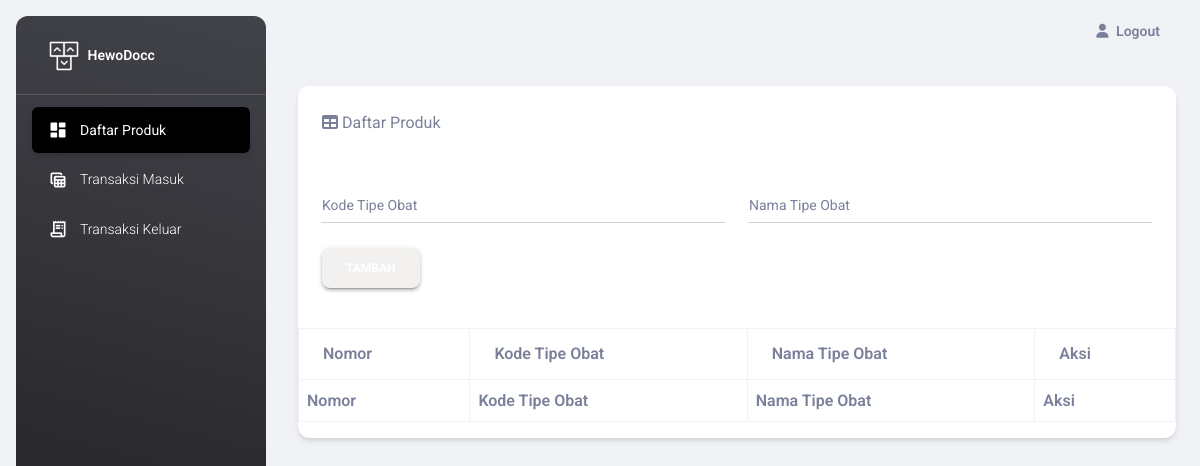
/pages/TipeProduk/index.php, run on an earlier commit of the app's database.
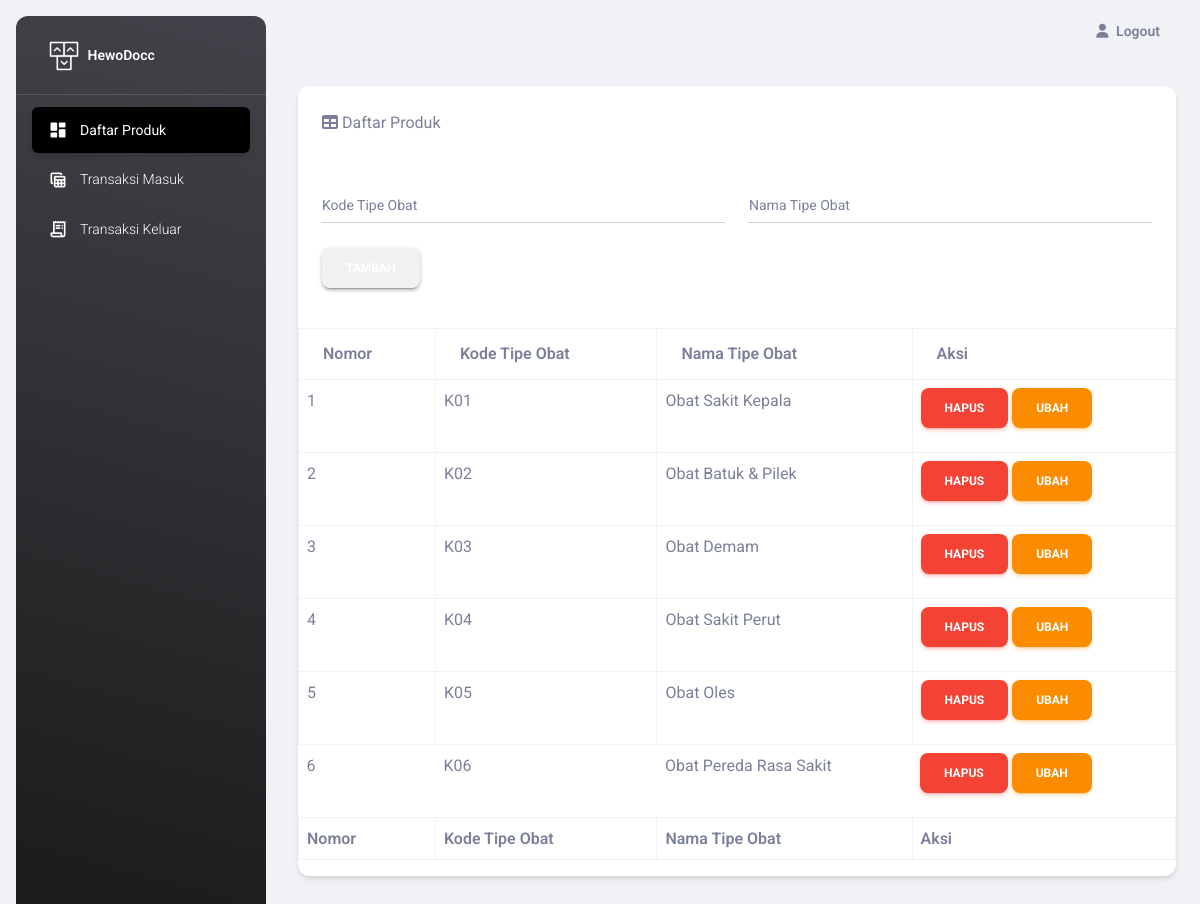
And on a later commit of the database.
### tables this page shows
CREATE TABLE `typeproduk` (
  `idType` varchar(11) NOT NULL,
  `nama` varchar(50) NOT NULL
);

### pages/TipeProduk/index.php (the view, shortened to what this page needs)
<?php
require '../fungsiadmin.php';
$sql = "SELECT * FROM typeproduk";
$query = mysqli_query($conn, $sql);
?>
<!DOCTYPE html>
<html lang="en">
<head>
  <link href="../../assets/css/nucleo-icons.css" rel="stylesheet" />
  <link href="../../assets/css/nucleo-svg.css" rel="stylesheet" />
  <link id="pagestyle" href="../../assets/css/material-dashboard.css?" rel="stylesheet" />
  <link rel="stylesheet" type="text/css" href="https://cdn.datatables.net/1.11.3/css/jquery.dataTables.css">
</head>
<body class="g-sidenav-show  bg-gray-200">
  <aside
    class="sidenav navbar navbar-vertical navbar-expand-xs border-0 border-radius-xl my-3 fixed-start ms-3   bg-gradient-dark"
    id="sidenav-main">
    <div class="sidenav-header">
      <a class="navbar-brand m-0" href="#" target="_blank">
        <img src="../../assets/img/logo-ct.png" class="navbar-brand-img h-100" alt="main_logo">
        <span class="ms-1 font-weight-bold text-white">HewoDocc</span>
      </a>
    </div>
    <hr class="horizontal light mt-0 mb-2">
    <div class="collapse navbar-collapse  w-auto  max-height-vh-100" id="sidenav-collapse-main">
      <ul class="navbar-nav">
        <li class="nav-item">
          <a class="nav-link text-white active bg-gradient-primary" href="../pages/dbAdmin.php">
            <div class="text-white text-center me-2 d-flex align-items-center justify-content-center">
              <i class="material-icons opacity-10">dashboard</i>
            </div>
            <span class="nav-link-text ms-1">Daftar Produk</span>
          </a>
        </li>
        <li class="nav-item">
          <a class="nav-link text-white " href="../pages/masuk.php">
            <div class="text-white text-center me-2 d-flex align-items-center justify-content-center">
              <i class="material-icons opacity-10">table_view</i>
            </div>
            <span class="nav-link-text ms-1">Transaksi Masuk</span>
          </a>
        </li>
        <li class="nav-item">
          <a class="nav-link text-white " href="../pages/keluar.php">
            <div class="text-white text-center me-2 d-flex align-items-center justify-content-center">
              <i class="material-icons opacity-10">receipt_long</i>
            </div>
            <span class="nav-link-text ms-1">Transaksi Keluar</span>
          </a>
        </li>
      </ul>
    </div>
  </aside>
  <main class="main-content position-relative max-height-vh-100 h-100 border-radius-lg ">
    <nav class="navbar navbar-main navbar-expand-lg px-0 mx-4 shadow-none border-radius-xl" id="navbarBlur"
      navbar-scroll="true">
      <div class="container-fluid py-1 px-3">
        <div class="collapse navbar-collapse mt-sm-0 mt-2 me-md-0 me-sm-4" id="navbar">
          <ul class="navbar-nav  justify-content-end">
            <li class="nav-item d-flex align-items-center">
              <a href="logoutAdmin.php" href="javascript:;" class="nav-link text-body font-weight-bold px-0">
                <i class="fa fa-user me-sm-1"></i>
                <span class="d-sm-inline d-none">Logout</span>
              </a>
            </li>
          </ul>
        </div>
      </div>
    </nav>
    <div class="container-fluid py-4">
      <div class="card mb-4">
        <div class="card-header">
          <i class="fas fa-table mr-1"></i>
          Daftar Produk
        </div>
        <div class="card-body">
          <form action='tambah.php' method='POST'>
            <div class="form-grop row">
              <div class="col">
                <div class="input-group input-group-dynamic mb-4 col-xs-2">
                  <label class="form-label">Kode Tipe Obat</label>
                  <input type="text" name='kode' class="form-control" required>
                </div>
              </div>
              <div class="col">
                <div class="input-group input-group-dynamic mb-4 col-xs-2">
                  <label class='form-label'>Nama Tipe Obat</label>
                  <input type="text" name='nama' class="form-control" required>
                </div>
              </div>
            </div>
            <button type="submit" class="btn btn-primary">Tambah</button>
          </form>
        </div>
        <div class="table-responsive">
          <table class="table table-bordered" id="dataTable" width="100%" cellspacing="0">
            <thead>
              <tr>
                <th>Nomor</th>
                <th>Kode Tipe Obat</th>
                <th>Nama Tipe Obat</th>
                <th>Aksi</th>
              </tr>
            </thead>
            <tfoot>
              <tr>
                <th>Nomor</th>
                <th>Kode Tipe Obat</th>
                <th>Nama Tipe Obat</th>
                <th>Aksi</th>
              </tr>
            </tfoot>
            <tbody>
              <?php $a = 1; while($data = mysqli_fetch_array($query)): ?>
              <tr>
                <td><?= $a++ ?></td>
                <td><?= $data['idType'] ?></td>
                <td><?= $data['nama'] ?></td>
                <td>
                  <a href="delete.php?id=<?=$data['idType']?>" class='btn btn-danger'>Hapus</a>
                  <a href="" class='btn btn-warning'>Ubah</a>
                </td>
              </tr>
              <?php endwhile; ?>
            </tbody>
          </table>
        </div>
      </div>
    </div>
  </main>
</body>
</html>

What changed in the data, as far as the page shows it:
added typeproduk: idType "K01", nama "Obat Sakit Kepala"
added typeproduk: idType "K02", nama "Obat Batuk & Pilek"
added typeproduk: idType "K03", nama "Obat Demam"
added typeproduk: idType "K04", nama "Obat Sakit Perut"
added typeproduk: idType "K05", nama "Obat Oles"
added typeproduk: idType "K06", nama "Obat Pereda Rasa Sakit"
